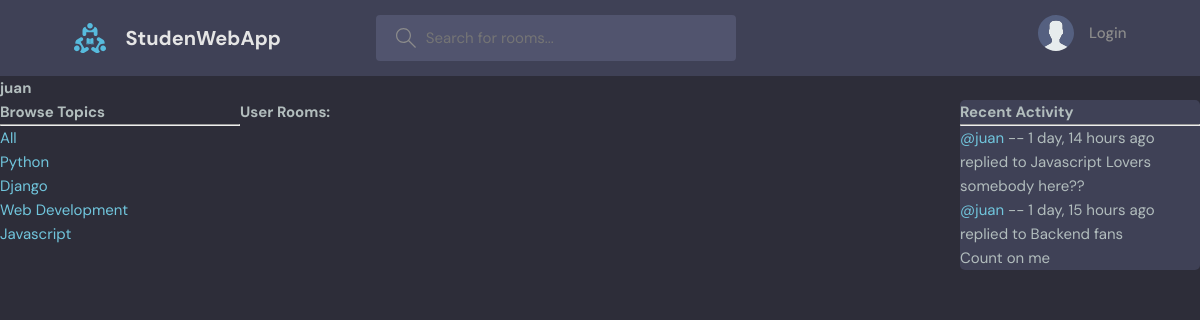
Page /profile/6 on the committed database.
### base/models.py (models this page shows, shortened)
class Topic(models.Model):
    name = models.CharField(max_length=200)

class Message(models.Model):
    user = models.ForeignKey(User, on_delete=models.CASCADE)
    room = models.ForeignKey( Room, on_delete=models.CASCADE)
    body = models.TextField()
    updated = models.DateTimeField(auto_now=True)
    created = models.DateTimeField(auto_now_add=True)
    class Meta:
        ordering = ['-updated','-created']
    def __str__(self) -> str:
        return self.body[0:50]

class Room(models.Model):
    host = models.ForeignKey(User, on_delete=models.SET_NULL, null=True)
    topic = models.ForeignKey(Topic, on_delete=models.SET_NULL, null=True)
    name = models.CharField(max_length=200)
    description = models.TextField(null=True, blank=True)
    participants = models.ManyToManyField(User, related_name="participants", blank=True)
    updated = models.DateTimeField(auto_now=True)
    created = models.DateTimeField(auto_now_add=True)
    class Meta:
        ordering = ['-updated','-created']
    def __str__(self) -> str:
        return self.name

### base/views.py (the view)
# urls.py: path('profile/<str:pk>', views.userProfile, name='user-profile'),
def userProfile(request, pk):
    user = User.objects.get(id=pk)
    rooms = user.room_set.all()
    room_messages = user.message_set.all()
    topics = Topic.objects.all()
    context = {
        'user' : user,
        'rooms' : rooms,
        'room_messages' : room_messages,
        'topics' : topics
    }
    return render(request, 'base/profile.html', context)

### base/templates/base/profile.html (shortened to what this page needs)
{% extends 'layout.html' %}
{% block mainBlock %}
    <h1>{{ user.username }}</h1>
    <div class="profile-container">
        <div class="user-rooms">
            {% include 'base/topics_components.html' %}
        </div>
        <div class="topics">
            <h3>User Rooms:</h3>
        </div>
        <div class = "activities">
            {% include 'base/activity_component.html' %}
        </div>
    </div>
{% endblock mainBlock %}

### base/templates/base/topics_components.html
<h3>Browse Topics</h3>
<hr>
<div>
    <a href="{% url 'home' %}">All</a>
</div>
{% for topic in topics  %}
    <div>
        <a href="{% url 'home' %}?q={{ topic.name }}">{{ topic.name }}</a>
    </div>
{% endfor %}

### base/templates/base/activity_component.html (shortened to what this page needs)
<h3>Recent Activity</h3>
<hr>
{% for sms in room_messages %}
    <div>
        <small> <a href="{% url 'user-profile' sms.user.id %}">@{{ sms.user }}</a> -- {{ sms.created|timesince}} ago</small>
        <br>
        <small>replied to {{ sms.room }}</small>
        <p>
            {{sms}}
        </p>
    </div>
{% endfor %}

### static/styles/style.css (style rules this page uses)
:root { --color-main: #71c6dd; --color-main-light: #e1f6fb; --color-dark: #3f4156; --color-dark-medium: #51546e; --color-dark-light: #696d97; --color-light: #e5e5e5; --color-gray: #8b8b8b; --color-light-gray: #b2bdbd; --color-bg: #2d2d39; --color-success: #5dd693; --color-error: #fc4b0b; }
* { font-family: "DM Sans", -apple-system, BlinkMacSystemFont, "Segoe UI", Roboto, Oxygen, Ubuntu, Cantarell, "Open Sans", "Helvetica Neue", sans-serif; margin: 0; padding: 0; box-sizing: border-box; text-rendering: optimizeLegibility; font-size: inherit; }
html { font-size: 56.25%; }
@media only screen and (min-width: 1200px) { html { font-size: 62.5%; } }
body { line-height: 1.6; font-weight: 400; font-size: 1.5rem; color: var(--color-light-gray); background-color: var(--color-bg); min-height: 100vh; }
a { display: inline-block; color: var(--color-main); text-decoration: none; }
.activities { background: var(--color-dark); border-radius: 5px; overflow: hidden; }

### base/templates/base/profile.html (style rules this page uses)
.profile-container { display: grid; grid-template-columns: 1fr 3fr 1fr; }

### rows in the picture
Topic: name "Python"
Topic: name "Django"
Topic: name "Web Development"
Topic: name "Javascript"
Message: user "juan", created "1 day, 14 hours", room "Javascript Lovers", body "somebody here??"
Message: user "juan", created "1 day, 15 hours", room "Backend fans", body "Count on me"

### other values in the picture
{{ user.username }} "juan"
